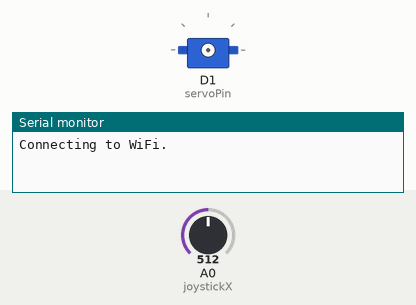
A sketch run on a simulated ESP8266 (NodeMCU). On the bench: servo, the last lines printed to the serial monitor. The test bench sets the inputs (shaded band); at power-on: A0 (joystickX) = 512. WiFi joins after 1.5 s; servers stay silent unless stated.

Above: at 0.1 s.
At 2.1 s:
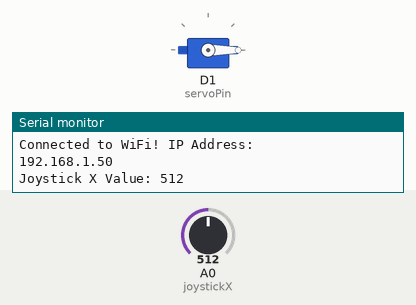
Timing chart, 0 to 3.6 s (numbered marks = the images above):
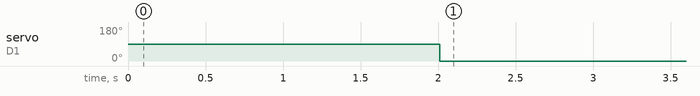

The sketch:

Servo_Joystick.ino
```cpp
#include <ESP8266WiFi.h>
#include <ESPAsyncTCP.h>
#include <ESPAsyncWebServer.h>
#include <Servo.h>

// WiFi thông tin
const char *ssid = "D320";
const char *password = "20012005";

// Cảm biến joystick và servo
#define joystickX A0     // Chân analog cho trục X của joystick
#define servoPin D1      // Chân servo

Servo myServo;
int joystickValue = 0;       // Giá trị trục X của joystick
int angleConditionMet = 0;   // Góc khi joystick vượt ngưỡng
int angleConditionNotMet = 0; // Góc khi joystick nhỏ hơn ngưỡng
int joystickThreshold = 550; // Ngưỡng giá trị của joystick

// Tạo web server
AsyncWebServer server(80);

// HTML giao diện web
const char index_html[] PROGMEM = R"rawliteral(
<!DOCTYPE html>
<html>
<head>
  <title>Servo Control</title>
  <meta name="viewport" content="width=device-width, initial-scale=1">
</head>
<body>
  <h1>Servo Control</h1>
  <p>Joystick X Value: <span id="joystick">%JOYSTICK%</span></p>
  <form id="servoForm">
    <label for="angleMet">Angle (Condition Met): </label>
    <input type="number" id="angleMet" name="angleMet" min="0" max="180" required>
    <br>
    <label for="angleNotMet">Angle (Condition Not Meet): </label>
    <input type="number" id="angleNotMet" name="angleNotMet" min="0" max="180" required>
    <br><br>
    <input type="submit" value="Update">
  </form>
  <script>
    document.getElementById('servoForm').addEventListener('submit', function (e) {
      e.preventDefault();
      const formData = new FormData(this);
      fetch("/", {
        method: "POST",
        body: formData
      }).then(response => response.text()).catch(error => console.error("Error:", error));
    });

    setInterval(function() {
      fetch("/status")
        .then(response => response.json())
        .then(data => {
          document.getElementById("joystick").innerHTML = data.joystick;
        })
        .catch(error => console.error("Error:", error));
    }, 2000);
  </script>
</body>
</html>
)rawliteral";

// Đọc giá trị trục X của joystick
int readJoystickX() {
  return analogRead(joystickX);
}

// Xử lý HTML
String processor(const String &var) {
  if (var == "JOYSTICK") {
    return String(joystickValue);
  } else return String();
}

void initWiFi() {
  WiFi.mode(WIFI_STA);
  WiFi.begin(ssid, password);
  Serial.print("Connecting to WiFi");
  while (WiFi.status() != WL_CONNECTED) {
    Serial.print('.');
    delay(1000);
  }
  Serial.println("\nConnected to WiFi! IP Address: ");
  Serial.println(WiFi.localIP());
}

void setup() {
  // Khởi tạo Serial Monitor
  Serial.begin(9600);

  // Khởi tạo WiFi
  initWiFi();

  // Khởi tạo joystick và servo
  pinMode(joystickX, INPUT);
  myServo.attach(servoPin);
  myServo.write(90); // Servo bắt đầu ở góc giữa

  // Cấu hình Web Server
  server.on("/", HTTP_GET, [](AsyncWebServerRequest *request) {
    request->send_P(200, "text/html", index_html, processor);
  });

  server.on("/status", HTTP_GET, [](AsyncWebServerRequest *request) {
    String jsonResponse = "{\"joystick\":\"" + String(joystickValue) + "\"}";
    request->send(200, "application/json", jsonResponse);
  });

  server.on("/", HTTP_POST, [](AsyncWebServerRequest *request) {
    if (request->hasParam("angleMet", true) && request->hasParam("angleNotMet", true)) {
      angleConditionMet = request->getParam("angleMet", true)->value().toInt();
      angleConditionNotMet = request->getParam("angleNotMet", true)->value().toInt();
      Serial.print("Updated angles: ");
      Serial.print("Condition Met: ");
      Serial.print(angleConditionMet);
      Serial.print(", Condition Not Met: ");
      Serial.println(angleConditionNotMet);
    }
    request->send(200, "text/plain", "Settings updated");
  });

  server.begin();
}

void loop() {
  // Đọc giá trị trục X của joystick
  joystickValue = readJoystickX();
  Serial.print("Joystick X Value: ");
  Serial.println(joystickValue);

  // Điều khiển servo dựa trên giá trị joystick
  if (joystickValue > joystickThreshold) {
    myServo.write(angleConditionMet);
  } else {
    myServo.write(angleConditionNotMet);
  }
  delay(500);
  myServo.write(0);
  delay(500);
}
```

Measured:
- by itself, servo on D1 (servoPin): 90° → 0° at 2.0 s
